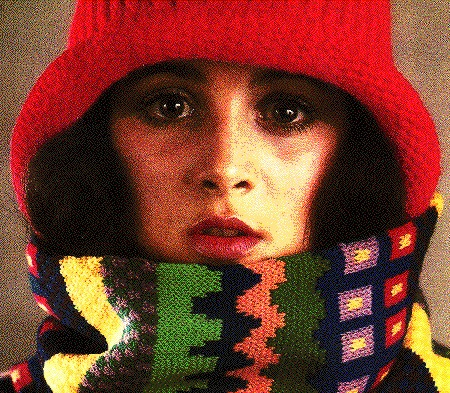
#> input picture images/i1.jpg, 450 x 393 px, found by its file name
$ jupyter execute point1.ipynb
#> lines starting #> are read from the running program, lines starting #| are printed output that depends on the picture; after the words box and inside, x2 and y2 are one past the last pixel; in counts of white or black regions, pixels touching at a corner belong together; long printed decimals are rounded
## using built in functions

[cell 1]
import numpy as np
import matplotlib.pyplot as plt
from skimage.filters import threshold_otsu, threshold_triangle, threshold_local

# Read the image
img = plt.imread('C:/Users/EXTRA/a04-sbe3110_f22_task4_team18/images/i1.jpg')
#> img is the input picture: shape (393, 450, 3); mean R, G, B 121.7, 61.4, 44.1

# Convert the image to grayscale
gray_img = np.mean(img, axis=-1)
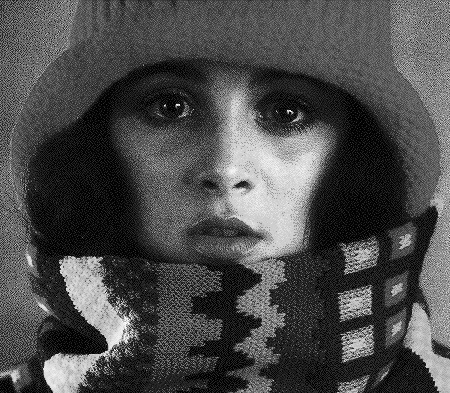
#> gray_img: shape (393, 450) float64; min 0, max 254.3, mean 75.7

[cell 2]
# Threshold using optimal thresholding
optimal_thresh = threshold_otsu(gray_img)
#> optimal_thresh = 94.88
optimal_binary = gray_img > optimal_thresh
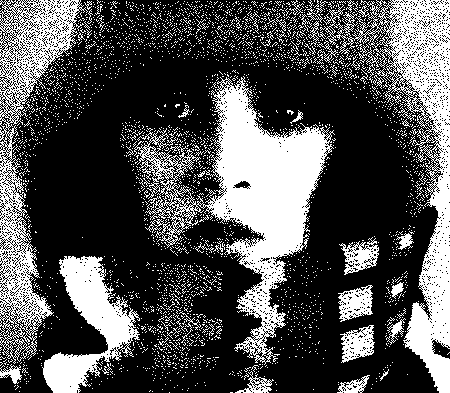
#> optimal_binary: shape (393, 450) bool; 31.5% white; 3268 white regions (3221 under 20 px), largest, box (x1, y1, x2, y2) and area: (134, 76, 335, 365) 17321, (320, 0, 450, 393) 12644, (0, 0, 88, 364) 8801
plt.imshow(optimal_binary, cmap='gray')
plt.title('Optimal Thresholding')
plt.show()

[cell 3]
# Threshold using Otsu's thresholding
otsu_thresh = threshold_otsu(gray_img)
#> otsu_thresh = 94.88
otsu_binary = gray_img > otsu_thresh
plt.imshow(otsu_binary, cmap='gray')
plt.title('Otsu Thresholding')
plt.show()

[cell 4]
# Threshold using spectral thresholding
spectral_thresh = threshold_triangle(gray_img)
#> spectral_thresh = 12.42
spectral_binary = gray_img > spectral_thresh
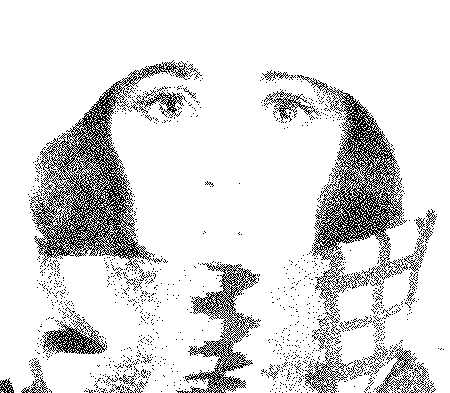
#> spectral_binary: shape (393, 450) bool; 86.6% white; black in thin lines or dots, all inside (x1, y1, x2, y2) = (0, 60, 444, 393)
plt.imshow(spectral_binary, cmap='gray')
plt.title('Spectral Thresholding')
plt.show()

[cell 5]
# Threshold using local thresholding
adaptive_thresh = threshold_local(gray_img, block_size=11, method='gaussian', offset=0)
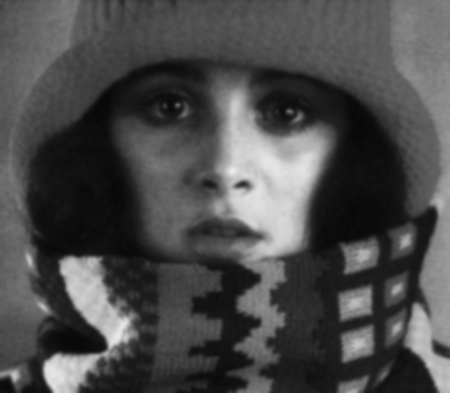
#> adaptive_thresh: shape (393, 450) float64; min 7.73, max 234.3, mean 75.7
adaptive_binary = gray_img > adaptive_thresh
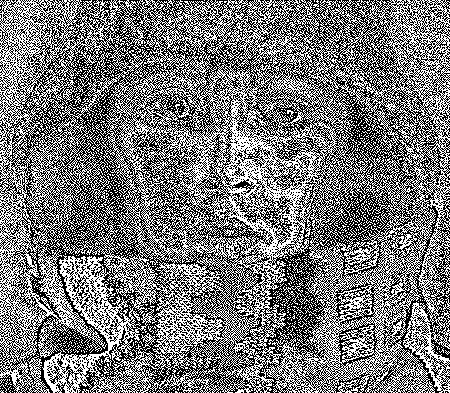
#> adaptive_binary: shape (393, 450) bool; 47.6% white in thin lines or dots
plt.imshow(adaptive_binary, cmap='gray')
plt.title('Local Thresholding')
plt.show()

## from scratch

[cell 6]
# [8 lines of commented-out code are left out]

[cell 7]
import numpy as np
from PIL import Image
import cv2
def optimal_threshold(img):
    hist, _ = np.histogram(img, bins=256)
    pixels = img.shape[0] * img.shape[1]
    sum_pixel = np.sum(np.arange(256) * hist)
    sum_back = 0
    w_back = 0
    w_fore = 0
    var_max = 0
    threshold = 0

    for i in range(256):
        w_back += hist[i]
        if w_back == 0:
            continue
        w_fore = pixels - w_back
        if w_fore == 0:
            break
        sum_back += i * hist[i]
        mean_back = sum_back / w_back
        mean_fore = (sum_pixel - sum_back) / w_fore
        var_between = w_back * w_fore * (mean_back - mean_fore) ** 2
        if var_between > var_max:
            var_max = var_between
            threshold = i

    return threshold

[cell 8]
def otsu_threshold(img):
    hist, _ = np.histogram(img, bins=256)
    pixels = img.shape[0] * img.shape[1]
    sum_pixel = np.sum(np.arange(256) * hist)
    sum_back = 0
    w_back = 0
    w_fore = 0
    var_max = 0
    threshold = 0

    for i in range(256):
        w_back += hist[i]
        if w_back == 0:
            continue
        w_fore = pixels - w_back
        if w_fore == 0:
            break
        sum_back += i * hist[i]
        mean_back = sum_back / w_back
        mean_fore = (sum_pixel - sum_back) / w_fore
        var_between = w_back * w_fore * (mean_back - mean_fore) ** 2
        if var_between > var_max:
            var_max = var_between
            threshold = i

    return threshold

[cell 9]
def spectral_threshold(img):
    mean = np.mean(img)
    return mean

[cell 10]
# Load the grayscale image
img = np.array(Image.open('C:/Users/EXTRA/a04-sbe3110_f22_task4_team18/images/i1.jpg').convert('L'))
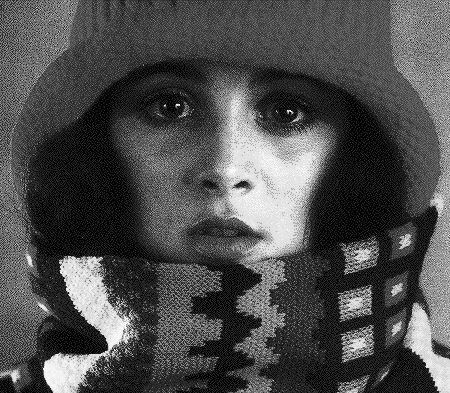
#> img: shape (393, 450); min 0, max 254, mean 77.5

[cell 11]
# Optimal thresholding
optimal_thresh = optimal_threshold(img)
#> in optimal_threshold, `hist, _ = np.histogram(img, bins=256)`: hist = 256 values, max 5048 at index 2, min 0 at index 127, mean 690.8
#> in optimal_threshold, `sum_pixel = np.sum(np.arange(256) * hist)`: sum_pixel = 13733020
#> the loop in optimal_threshold, `for i in range(256):` made 256 passes
#> (w_back, w_fore, sum_back, mean_back, mean_fore, var_max) on passes 1 to 12: (815, 176035, 0, 0, 78.01, 8.73e+11), (4946, 171904, 4131, 0.835, 79.86, 5.31e+12), (9994, 166856, 14227, 1.42, 82.22, 1.09e+13), (13910, 162940, 25975, 1.87, 84.12, 1.53e+13), (17675, 159175, 41035, 2.32, 86.02, 1.97e+13), (19890, 156960, 52110, 2.62, 87.16, 2.23e+13), (21426, 155424, 61326, 2.86, 87.96, 2.41e+13), (22497, 154353, 68823, 3.06, 88.53, 2.54e+13), (23042, 153808, 73183, 3.18, 88.81, 2.6e+13), (23351, 153499, 75964, 3.25, 88.97, 2.63e+13), (23522, 153328, 77674, 3.3, 89.06, 2.65e+13), (23639, 153211, 78961, 3.34, 89.12, 2.66e+13)
#> (w_back, w_fore) on pass 100: (123692, 53158)
_, optimal_img = cv2.threshold(img, optimal_thresh, 255, cv2.THRESH_BINARY)
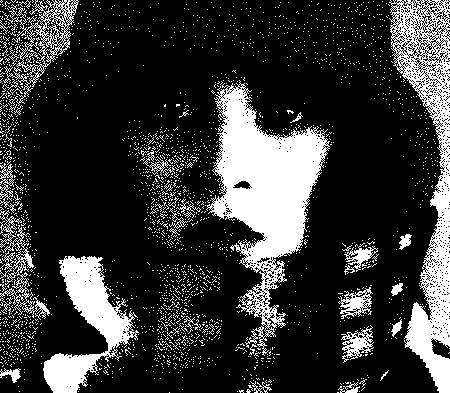
#> optimal_img: shape (393, 450); 21.3% white; 2373 white regions (2339 under 20 px), largest, box (x1, y1, x2, y2) and area: (206, 80, 330, 356) 13163, (389, 0, 450, 393) 8918, (43, 256, 139, 393) 5040
print('Optimal threshold:', optimal_thresh)
#| Optimal threshold: 114
Image.fromarray(optimal_img).show()

[cell 12]
# Otsu thresholding
otsu_thresh = otsu_threshold(img)
_, otsu_img = cv2.threshold(img, otsu_thresh, 255, cv2.THRESH_BINARY)
print('Otsu threshold:', otsu_thresh)
#| Otsu threshold: 114
Image.fromarray(otsu_img).show()

[cell 13]
# Spectral thresholding
spectral_thresh = spectral_threshold(img)
_, spectral_img = cv2.threshold(img, spectral_thresh, 255, cv2.THRESH_BINARY)
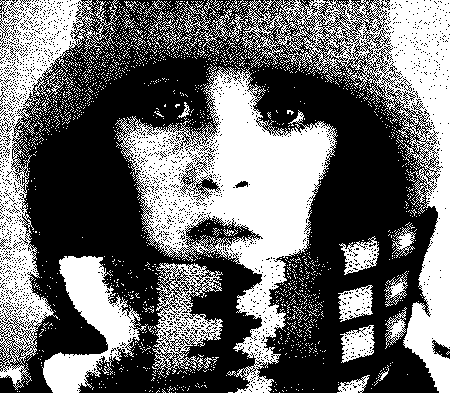
#> spectral_img: shape (393, 450); 42.4% white; 1988 white regions (1958 under 20 px), largest, box (x1, y1, x2, y2) and area: (115, 64, 338, 393) 25341, (157, 0, 450, 393) 19846, (0, 0, 121, 390) 12401
print('Spectral threshold:', spectral_thresh)
#| Spectral threshold: 77.457
Image.fromarray(spectral_img).show()

$ run again, with images/i2.jpg copied over images/i1.jpg
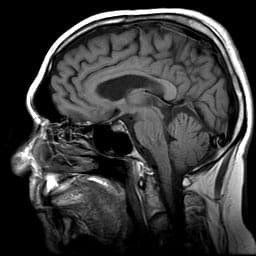
#> input picture images/i2.jpg, 256 x 256 px, found by its file name
#> img is the input picture: shape (256, 256, 3); min 0, max 255, mean 56.3
#> `optimal_thresh = threshold_otsu(gray_img)`: optimal_thresh = 69.23
#> `optimal_binary = gray_img > optimal_thresh`:
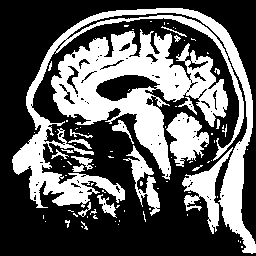
#> optimal_binary: shape (256, 256) bool; 36.7% white; 87 white regions (64 under 20 px), largest, box (x1, y1, x2, y2) and area: (51, 29, 228, 180) 10240, (12, 8, 256, 254) 9086, (166, 112, 209, 167) 1328
#> spectral_thresh = 6.47
#> spectral_binary: shape (256, 256) bool; 68.2% white; 165 black regions (146 under 20 px), largest, box (x1, y1, x2, y2) and area: (0, 0, 256, 256) 17671, (81, 124, 132, 157) 816, (80, 155, 128, 185) 587
#> adaptive_binary: shape (256, 256) bool; 38.9% white; 354 white regions (292 under 20 px), largest, box (x1, y1, x2, y2) and area: (11, 8, 256, 254) 11907, (55, 15, 244, 174) 2129, (43, 173, 134, 247) 1865
#> img: shape (256, 256)
#> in optimal_threshold, `hist, _ = np.histogram(img, bins=256)`: hist = 256 values, max 15862 at index 0, min 14 at index 212, mean 256
#> in optimal_threshold, `sum_pixel = np.sum(np.arange(256) * hist)`: sum_pixel = 3689548
#> the loop in optimal_threshold, `for i in range(256):` made 256 passes
#> (w_back, w_fore, sum_back, mean_back, mean_fore, var_max) on passes 1 to 8: (15862, 49674, 0, 0, 74.28, 4.35e+12), (17596, 47940, 1734, 0.0985, 76.93, 4.98e+12), (18587, 46949, 3716, 0.2, 78.51, 5.35e+12), (19332, 46204, 5951, 0.308, 79.72, 5.63e+12), (19960, 45576, 8463, 0.424, 80.77, 5.87e+12), (20449, 45087, 10908, 0.533, 81.59, 6.06e+12), (20869, 44667, 13428, 0.643, 82.3, 6.22e+12), (21246, 44290, 16067, 0.756, 82.94, 6.36e+12)
#> after the loop in optimal_threshold, `for i in range(256):`: sum_back = 3516148; threshold = 69; var_max = 1.01e+13; w_back = 65536
#> `optimal_thresh = optimal_threshold(img)`: optimal_thresh = 69
#| Optimal threshold: 69
#> in otsu_threshold, `sum_pixel = np.sum(np.arange(256) * hist)`: sum_pixel = 3689548
#> the loop in otsu_threshold, `for i in range(256):` made 256 passes
#| Otsu threshold: 69
#> `_, spectral_img = cv2.threshold(img, spectral_thresh, 255, cv2.THRESH_..`:
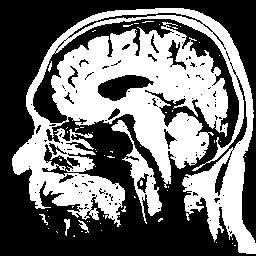
#> spectral_img: shape (256, 256); 43.4% white; 57 white regions (51 under 20 px), largest, box (x1, y1, x2, y2) and area: (12, 8, 256, 254) 26931, (111, 120, 162, 224) 1194, (64, 219, 70, 236) 55, (78, 220, 89, 233) 52, (39, 214, 48, 225) 30, (48, 61, 52, 72) 23
#| Spectral threshold: 56.298

$ run again, with images/i3.jpg copied over images/i1.jpg
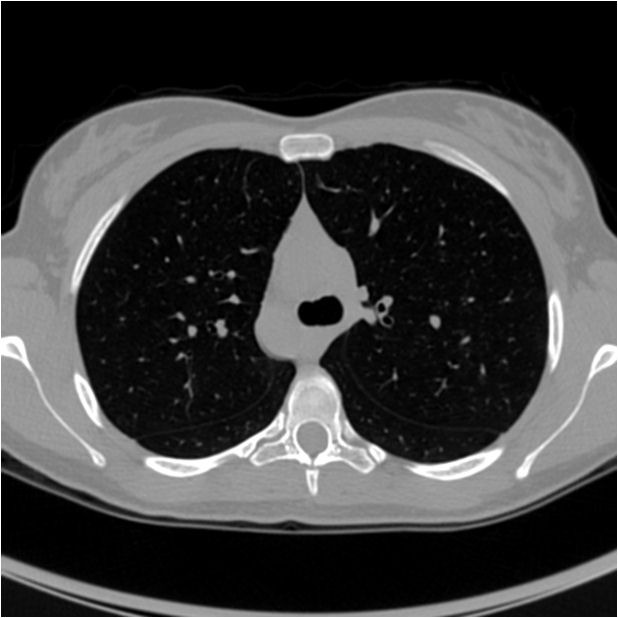
#> input picture images/i3.jpg, 618 x 618 px, found by its file name
#> img is the input picture: shape (618, 618, 3); min 0, max 255, mean 62.3
#> `optimal_thresh = threshold_otsu(gray_img)`: optimal_thresh = 80.19
#> `optimal_binary = gray_img > optimal_thresh`:
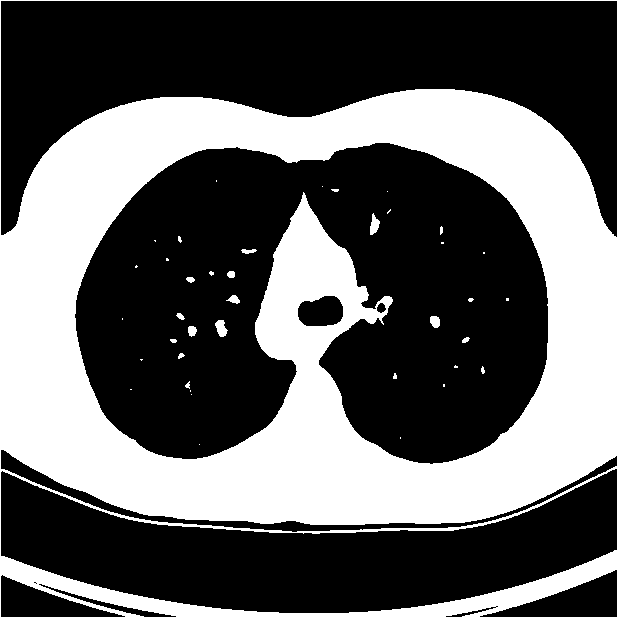
#> optimal_binary: shape (618, 618) bool; 37.6% white; 40 white regions (24 under 20 px), largest, box (x1, y1, x2, y2) and area: (0, 0, 618, 618) 142462, (215, 320, 228, 337) 144, (370, 213, 380, 235) 133
#> spectral_thresh = 3.49
#> spectral_binary: shape (618, 618) bool; 69.7% white; 919 black regions (836 under 20 px), largest, box (x1, y1, x2, y2) and area: (1, 1, 617, 208) 64535, (1, 472, 617, 610) 41242, (233, 95, 368, 115) 1208
#> adaptive_binary: shape (618, 618) bool; 38.1% white; 1681 white regions (1066 under 20 px), largest, box (x1, y1, x2, y2) and area: (3, 88, 615, 480) 41419, (3, 551, 615, 616) 4916, (0, 0, 618, 618) 4385
#> img: shape (618, 618)
#> in optimal_threshold, `hist, _ = np.histogram(img, bins=256)`: hist = 256 values, max 80701 at index 0, min 98 at index 240, mean 1491.9
#> in optimal_threshold, `sum_pixel = np.sum(np.arange(256) * hist)`: sum_pixel = 23796289
#> the loop in optimal_threshold, `for i in range(256):` made 256 passes
#> (w_back, w_fore, sum_back, mean_back, mean_fore, var_max) on passes 1 to 8: (80701, 301223, 0, 0, 79, 1.52e+14), (99434, 282490, 18733, 0.188, 84.17, 1.98e+14), (109265, 272659, 38395, 0.351, 87.13, 2.24e+14), (115564, 266360, 57292, 0.496, 89.12, 2.42e+14), (122687, 259237, 85784, 0.699, 91.46, 2.62e+14), (131602, 250322, 130359, 0.991, 94.54, 2.88e+14), (140992, 240932, 186699, 1.32, 97.99, 3.17e+14), (150683, 231241, 254536, 1.69, 101.8, 3.49e+14)
#> after the loop in optimal_threshold, `for i in range(256):`: sum_back = 23082034; threshold = 80; var_max = 7.11e+14; w_back = 381924
#> `optimal_thresh = optimal_threshold(img)`: optimal_thresh = 80
#| Optimal threshold: 80
#> in otsu_threshold, `sum_pixel = np.sum(np.arange(256) * hist)`: sum_pixel = 23796289
#> the loop in otsu_threshold, `for i in range(256):` made 256 passes
#| Otsu threshold: 80
#> `_, spectral_img = cv2.threshold(img, spectral_thresh, 255, cv2.THRESH_..`:
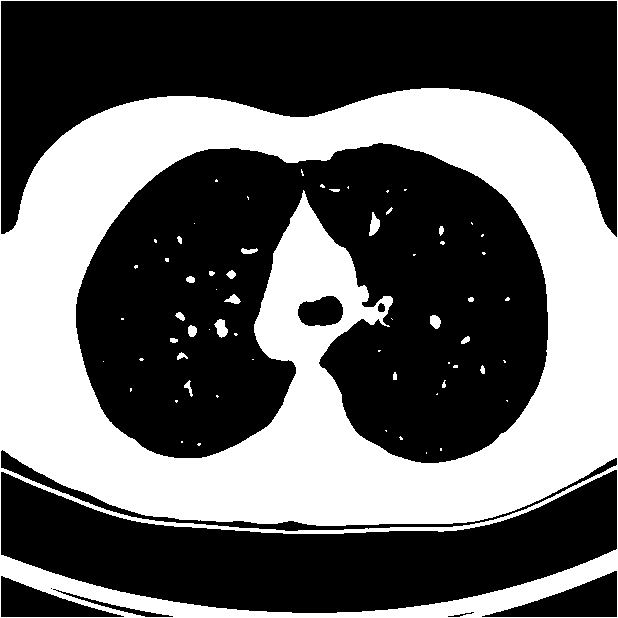
#> spectral_img: shape (618, 618); 38.5% white; 63 white regions (40 under 20 px), largest, box (x1, y1, x2, y2) and area: (0, 0, 618, 618) 145411, (214, 319, 228, 338) 166, (369, 212, 380, 236) 158
#| Spectral threshold: 62.306
